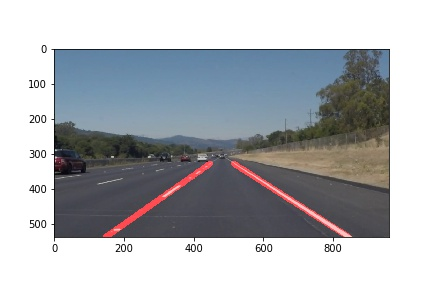
#> input picture solidWhiteRight.jpg, 432 x 288 px, found by its file name
$ jupyter execute --allow-errors P1.ipynb   (shell and % lines are left out)   (text cells are left out)
#> lines starting #> are read from the running program, lines starting #| are printed output that depends on the picture; after the words box and inside, x2 and y2 are one past the last pixel; in counts of white or black regions, pixels touching at a corner belong together; pictures that were not available may be replaced by others from this repository, and a replacement may not be noted
[cell 1]
#importing some useful packages
import matplotlib.pyplot as plt
import matplotlib.image as mpimg
import numpy as np
import cv2

[cell 2]
#reading in an image
image = mpimg.imread('test_images/solidWhiteRight.jpg')
#> image is the input picture: shape (288, 432, 3); mean R, G, B 174.3, 177.3, 181.6

#printing out some stats and plotting
print('This image is:', type(image), 'with dimensions:', image.shape)
#| This image is: <class 'numpy.ndarray'> with dimensions: (288, 432, 3)
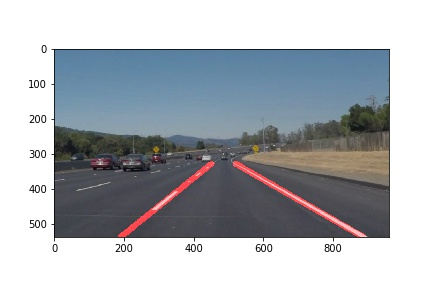
#> input picture solidWhiteCurve.jpg, 432 x 288 px, given as the content of the folder test_images/, which was not available
#> in getLaneLines, image is the input picture: shape (288, 432, 3); mean R, G, B 173.6, 178, 183.4
plt.imshow(image)  # if you wanted to show a single color channel image called 'gray', for example, call as plt.imshow(gray, cmap='gray')

[cell 3]
import math

def grayscale(img):
    """Applies the Grayscale transform
    This will return an image with only one color channel
    but NOTE: to see the returned image as grayscale
    (assuming your grayscaled image is called 'gray')
    you should call plt.imshow(gray, cmap='gray')"""
    return cv2.cvtColor(img, cv2.COLOR_RGB2GRAY)
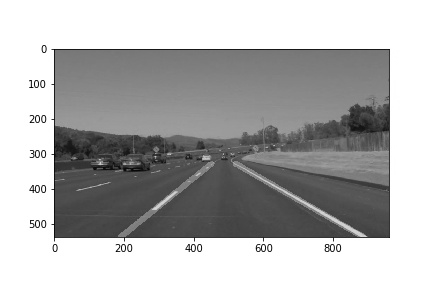
#> returned value: shape (288, 432); min 0, max 255, mean 177.3
    # Or use BGR2GRAY if you read an image with cv2.imread()
    # return cv2.cvtColor(img, cv2.COLOR_BGR2GRAY)

def canny(img, low_threshold, high_threshold):
    """Applies the Canny transform"""
    return cv2.Canny(img, low_threshold, high_threshold)

def gaussian_blur(img, kernel_size):
    """Applies a Gaussian Noise kernel"""
#> called with kernel_size = 5
    return cv2.GaussianBlur(img, (kernel_size, kernel_size), 0)
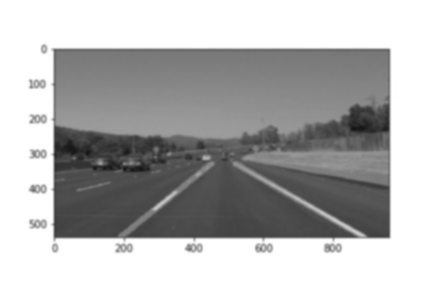
#> returned value: shape (288, 432); min 21, max 255, mean 177.3

def region_of_interest(img, vertices):
    """
    Applies an image mask.

    Only keeps the region of the image defined by the polygon
    formed from `vertices`. The rest of the image is set to black.
    """
    #defining a blank mask to start with
    mask = np.zeros_like(img)

    #defining a 3 channel or 1 channel color to fill the mask with depending on the input image
    if len(img.shape) > 2:
        channel_count = img.shape[2]  # i.e. 3 or 4 depending on your image
        ignore_mask_color = (255,) * channel_count
    else:
        ignore_mask_color = 255

    #filling pixels inside the polygon defined by "vertices" with the fill color
    cv2.fillPoly(mask, vertices, ignore_mask_color)

    #returning the image only where mask pixels are nonzero
    masked_image = cv2.bitwise_and(img, mask)
    return masked_image


def draw_lines(img, lines, color=[255, 0, 0], thickness=15):
    """
    NOTE: this is the function you might want to use as a starting point once you want to
    average/extrapolate the line segments you detect to map out the full
    extent of the lane (going from the result shown in raw-lines-example.mp4
    to that shown in P1_example.mp4).

    Think about things like separating line segments by their
    slope ((y2-y1)/(x2-x1)) to decide which segments are part of the left
    line vs. the right line.  Then, you can average the position of each of
    the lines and extrapolate to the top and bottom of the lane.

    This function draws `lines` with `color` and `thickness`.
    Lines are drawn on the image inplace (mutates the image).
    If you want to make the lines semi-transparent, think about combining
    this function with the weighted_img() function below
    """
    number_of_left_line = 0
    number_of_right_line = 0
    #a of the ax+b = y
    slope_of_left_line = 0
    slope_of_right_line = 0
    #b of the ax+b = y
    offset_of_left_line = 0
    offset_of_right_line= 0
    left_lines = [[],[]] #x, y
    right_lines = [[],[]] #x, y
    for line in lines:
        for x1,y1,x2,y2 in line:
            slope = (y2-y1)/(x2-x1)
            #print ("slope",slope,"line points", line)
            if np.abs(slope)<0.5 or np.abs(slope) > 0.9:
                continue

            #Left line
            if slope < 0.0:
                #print ("left line")
                number_of_left_line += 1
                slope_of_left_line += slope
                left_lines[0].append(x1)
                left_lines[0].append(x2)
                left_lines[1].append(y1)
                left_lines[1].append(y2)
            #Right line
            elif slope > 0.0:
                #print ("right line")
                number_of_right_line += 1
                slope_of_right_line += slope
                right_lines[0].append(x1)
                right_lines[0].append(x2)
                right_lines[1].append(y1)
                right_lines[1].append(y2)
    #Compute averaged slope, a
    if number_of_left_line > 0 and number_of_right_line > 0:
        slope_of_left_line = float(slope_of_left_line)/number_of_left_line
        slope_of_right_line = float(slope_of_right_line)/number_of_right_line

    #Compute avergaed offset, b
    if np.abs(slope_of_left_line) > 0 and np.abs(slope_of_right_line) > 0:
        for idx, val in enumerate(left_lines[0]):
            offset_of_left_line += left_lines[1][idx] - slope_of_left_line*val
        for idx, val in enumerate(right_lines[0]):
            offset_of_right_line += right_lines[1][idx] - slope_of_right_line*val
        offset_of_left_line = float(offset_of_left_line)/len(left_lines[0])
        offset_of_right_line = float(offset_of_right_line)/len(right_lines[0])

    #print("left lane y=", slope_of_left_line, "x + ", offset_of_left_line)
    #print("right lane y=", slope_of_right_line, "x + ", offset_of_right_line)

    left_lane_bottom_point = [0,0]
    left_lane_ceil_point = [0,0]
    right_lane_bottom_point = [0,0]
    right_lane_ceil_point = [0,0]
    if np.abs(slope_of_left_line) > 0 and np.abs(slope_of_right_line) > 0:
        left_lane_bottom_point[0] = int((540.0-offset_of_left_line)/slope_of_left_line)
        left_lane_bottom_point[1] = 540
        left_lane_ceil_point[0] = int(float(330-offset_of_left_line)/slope_of_left_line)
        left_lane_ceil_point[1] = 330

        right_lane_bottom_point[0] = int((540.0-offset_of_right_line)/slope_of_right_line)
        right_lane_bottom_point[1] = 540
        right_lane_ceil_point[0] = int(float(330-offset_of_right_line)/slope_of_right_line)
        right_lane_ceil_point[1] = 330

    #print(left_lane_bottom_point,left_lane_ceil_point)
    #print(right_lane_bottom_point, right_lane_ceil_point)
    cv2.line(img, tuple(left_lane_bottom_point), tuple(left_lane_ceil_point), color, thickness)
    cv2.line(img, tuple(right_lane_bottom_point), tuple(right_lane_ceil_point), color, thickness)

def hough_lines(img, rho, theta, threshold, min_line_len, max_line_gap):
    """
    `img` should be the output of a Canny transform.

    Returns an image with hough lines drawn.
    """
    lines = cv2.HoughLinesP(img, rho, theta, threshold, np.array([]), minLineLength=min_line_len, maxLineGap=max_line_gap)
    line_img = np.zeros((img.shape[0], img.shape[1], 3), dtype=np.uint8)
    draw_lines(line_img, lines)
    return line_img

# Python 3 has support for cool math symbols.

def weighted_img(img, initial_img, α=0.8, β=1., λ=0.):
    """
    `img` is the output of the hough_lines(), An image with lines drawn on it.
    Should be a blank image (all black) with lines drawn on it.

    `initial_img` should be the image before any processing.

    The result image is computed as follows:

    initial_img * α + img * β + λ
    NOTE: initial_img and img must be the same shape!
    """
    return cv2.addWeighted(initial_img, α, img, β, λ)

[cell 4]
import os
os.listdir("test_images/")

[cell 5]
# TODO: Build your pipeline that will draw lane lines on the test_images
# then save them to the test_images directory.

# TODO: Build your pipeline that will draw lane lines on the test_images
# then save them to the test_images directory.

import matplotlib.pyplot as plt
import matplotlib.image as mpimg
import numpy as np
import cv2
import os

def getLaneLines(image_path):
    image = mpimg.imread(image_path)
    gray = grayscale(image)

    kernel_size = 5
    blur_gray = gaussian_blur(gray, kernel_size)

    low_threshold = 50
    high_threshold = 200
    edges = canny(blur_gray,low_threshold, high_threshold)
#> in canny, `return cv2.Canny(img, low_threshold, high_threshold)`:
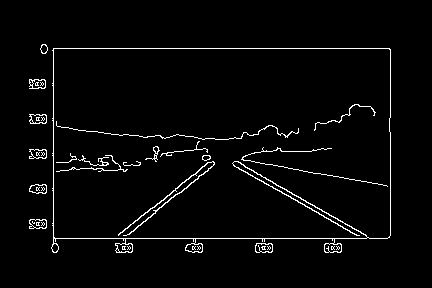
#> returned value: shape (288, 432); 2.9% white in thin lines or dots, all inside (x1, y1, x2, y2) = (29, 44, 391, 253)

    imshape = image.shape
#> imshape = (288, 432, 3)
    vertices = np.array([[(0,imshape[0]),(450, 300), (490, 300), (imshape[1],imshape[0])]], dtype=np.int32)
    masked_edges = region_of_interest(edges, vertices)
#> in region_of_interest, `cv2.fillPoly(mask, vertices, ignore_mask_color)`: mask: shape (288, 432); every value is 0
    print(imshape)
#| (288, 432, 3)
    rho = 2
    theta = np.pi/180
    threshold = 30
    min_line_len = 40
    max_line_gap = 10

    line_image = hough_lines(masked_edges, rho, theta, threshold, min_line_len, max_line_gap)
#> in hough_lines, `lines = cv2.HoughLinesP(img, rho, theta, threshold, np.array([]), minL..`: lines = None
    weight_line_image = weighted_img(line_image, image)
    return weight_line_image


# [6 lines of commented-out code are left out]

#> (the rest of this cell did not finish here and is left out)
